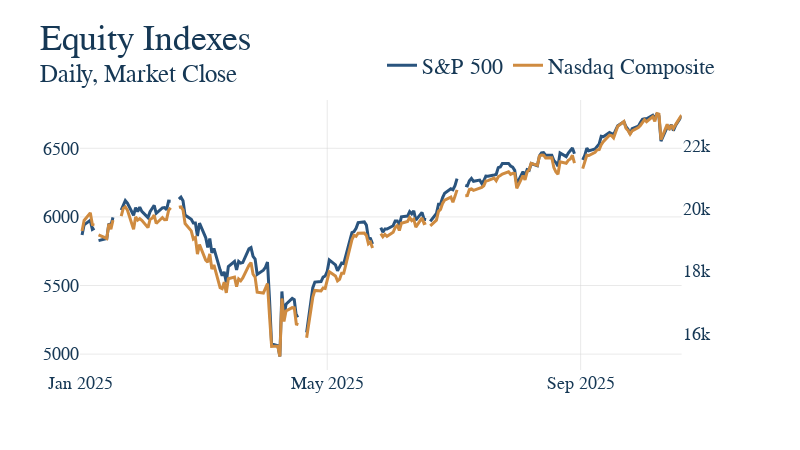

This figure's notebook cell:
### Markdown cell above
5. Now that all our data is ready, make the graph and have it save itself as a .html file to graph_output whenver the notebooks is rerun. The name of the file should exactly match the notebook name. For instance, this file "example.ipynb" produces the graph "example.html." Nice work, you made a graph!

### Code cell
# First make the figure
fig = go.Figure()


from plotly.subplots import make_subplots

# Create a figure with secondary y-axis
fig = make_subplots(specs=[[{"secondary_y": True}]])

# Example: first column(s) on primary axis, others on secondary axis
for i, col in enumerate(joined_df.columns):
    fig.add_trace(
        go.Scatter(
            x=joined_df.index,
            y=joined_df[col],
            mode='lines',
            name=col
        ),
        secondary_y=(i >= 1)  # Change this logic depending on which columns you want on which axis
    )
# Update axis titles
fig.update_yaxes(title_text=None, secondary_y=False)
fig.update_yaxes(title_text=None, secondary_y=True, showgrid=False)
fig.update_xaxes(dtick="M4")

fig.update_layout(
    height=450,
    width=800,
)

fig.update_layout(title="Equity Indexes</br><sup>Daily, Market Close<br>")



fig.show()

# # Update the titles, using the html tag <sup> for a subtitle 
# fig.update_layout(
#     title = dict(
#         text = 'National Financial Conditions Index<br><sup>Weekly, Seasonally Adjusted, 0 = Neutral</sup>',  # Add comma here
#         font=dict(size=28)),
#     xaxis_title="Date",
#     yaxis_title="Std. Deviations from Average",
#     legend=dict(
#         font=dict(size=18)  # Change legend font size
#     )
# )

# # This is graph specific, but here we want the y-axis to be billions of dollars
# fig.update_yaxes(
#     tickformat=",.1f",
# )

# # Again, graph specific, we have a mutliyear series and want tick marks to be years
# fig.update_xaxes(
#     type='date',
#     tickformat='%b %Y',
# )

# fig.update_layout(
#     height=550,
#     width=1150,
# )

# # Show our figure (Dimensions may be off on different screen sizes)
# fig.show()

# # This should be the same for EVERY GRAPH!
# # Save it to the graph_output folder with the name matching the file, as HTML
# fig.write_html(GRAPH_OUTPUT_PATH / f"{GRAPH_NAME}.html")

### Figure 1 — Plotly figure (JSON) as saved in the notebook; plotly's stock layout.template omitted (floating-point values rounded to 4 significant figures; data arrays with more than 128 entries replaced by an {"elided": "..."} marker saying what was removed)
{"data": [{"mode": "lines", "name": "S&P 500", "type": "scatter", "x": {"elided": "209 str values"}, "xaxis": "x", "y": {"elided": "209 float values"}, "yaxis": "y"}, {"mode": "lines", "name": "Nasdaq Composite", "type": "scatter", "x": {"elided": "209 str values"}, "xaxis": "x", "y": {"elided": "209 float values"}, "yaxis": "y2"}], "layout": {"height": 450, "title": {"text": "Equity Indexes</br><sup>Daily, Market Close<br>"}, "width": 800, "xaxis": {"anchor": "y", "domain": [0, 0.94], "dtick": "M4"}, "yaxis": {"anchor": "x", "domain": [0, 1]}, "yaxis2": {"anchor": "x", "overlaying": "y", "showgrid": false, "side": "right"}}}
